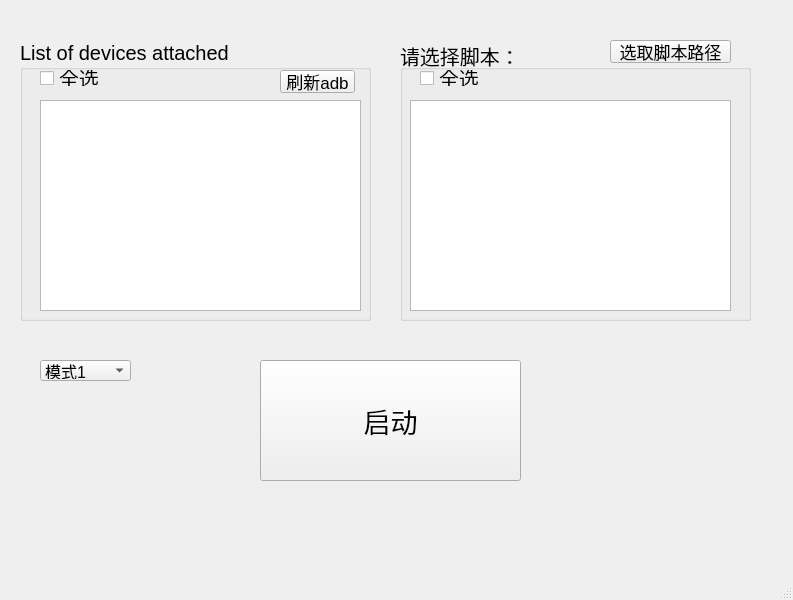
<?xml version="1.0" encoding="UTF-8"?>
<ui version="4.0">
 <class>MainWindow</class>
 <widget class="QMainWindow" name="MainWindow">
  <property name="geometry">
   <rect>
    <x>0</x>
    <y>0</y>
    <width>793</width>
    <height>600</height>
   </rect>
  </property>
  <property name="windowTitle">
   <string>你曾哥的启动器</string>
  </property>
  <widget class="QWidget" name="centralwidget">
   <widget class="QGroupBox" name="groupBox">
    <property name="geometry">
     <rect>
      <x>20</x>
      <y>40</y>
      <width>351</width>
      <height>281</height>
     </rect>
    </property>
    <property name="font">
     <font>
      <pointsize>15</pointsize>
     </font>
    </property>
    <property name="title">
     <string>List of devices attached</string>
    </property>
    <widget class="QListWidget" name="listWidget">
     <property name="geometry">
      <rect>
       <x>20</x>
       <y>60</y>
       <width>321</width>
       <height>211</height>
      </rect>
     </property>
    </widget>
    <widget class="QCheckBox" name="checkBox">
     <property name="geometry">
      <rect>
       <x>20</x>
       <y>30</y>
       <width>71</width>
       <height>16</height>
      </rect>
     </property>
     <property name="text">
      <string>全选</string>
     </property>
    </widget>
    <widget class="QPushButton" name="RefreshBtn">
     <property name="geometry">
      <rect>
       <x>260</x>
       <y>30</y>
       <width>75</width>
       <height>23</height>
      </rect>
     </property>
     <property name="font">
      <font>
       <pointsize>13</pointsize>
      </font>
     </property>
     <property name="text">
      <string>刷新adb</string>
     </property>
    </widget>
   </widget>
   <widget class="QWidget" name="widget" native="true">
    <property name="geometry">
     <rect>
      <x>360</x>
      <y>360</y>
      <width>120</width>
      <height>80</height>
     </rect>
    </property>
   </widget>
   <widget class="QGroupBox" name="groupBox_2">
    <property name="geometry">
     <rect>
      <x>400</x>
      <y>40</y>
      <width>351</width>
      <height>281</height>
     </rect>
    </property>
    <property name="font">
     <font>
      <pointsize>15</pointsize>
     </font>
    </property>
    <property name="title">
     <string>请选择脚本：</string>
    </property>
    <widget class="QListWidget" name="LWScripts">
     <property name="geometry">
      <rect>
       <x>10</x>
       <y>60</y>
       <width>321</width>
       <height>211</height>
      </rect>
     </property>
    </widget>
    <widget class="QCheckBox" name="CBScripts">
     <property name="geometry">
      <rect>
       <x>20</x>
       <y>30</y>
       <width>71</width>
       <height>16</height>
      </rect>
     </property>
     <property name="text">
      <string>全选</string>
     </property>
    </widget>
    <widget class="QLabel" name="LScriptsRoot">
     <property name="geometry">
      <rect>
       <x>90</x>
       <y>30</y>
       <width>251</width>
       <height>21</height>
      </rect>
     </property>
     <property name="font">
      <font>
       <pointsize>9</pointsize>
      </font>
     </property>
     <property name="text">
      <string/>
     </property>
    </widget>
    <widget class="QPushButton" name="BtnSelectScripts">
     <property name="geometry">
      <rect>
       <x>210</x>
       <y>0</y>
       <width>121</width>
       <height>23</height>
      </rect>
     </property>
     <property name="font">
      <font>
       <pointsize>13</pointsize>
      </font>
     </property>
     <property name="text">
      <string>选取脚本路径</string>
     </property>
    </widget>
   </widget>
   <widget class="QPushButton" name="BtnLaunch">
    <property name="geometry">
     <rect>
      <x>260</x>
      <y>360</y>
      <width>261</width>
      <height>121</height>
     </rect>
    </property>
    <property name="font">
     <font>
      <pointsize>20</pointsize>
     </font>
    </property>
    <property name="text">
     <string>启动</string>
    </property>
   </widget>
   <widget class="QComboBox" name="CBMode">
    <property name="geometry">
     <rect>
      <x>40</x>
      <y>360</y>
      <width>91</width>
      <height>21</height>
     </rect>
    </property>
    <property name="font">
     <font>
      <pointsize>12</pointsize>
     </font>
    </property>
    <item>
     <property name="text">
      <string>模式1</string>
     </property>
    </item>
    <item>
     <property name="text">
      <string>模式2</string>
     </property>
    </item>
   </widget>
  </widget>
  <widget class="QMenuBar" name="menubar">
   <property name="geometry">
    <rect>
     <x>0</x>
     <y>0</y>
     <width>793</width>
     <height>23</height>
    </rect>
   </property>
  </widget>
  <widget class="QStatusBar" name="statusbar"/>
 </widget>
 <resources/>
 <connections/>
</ui>
